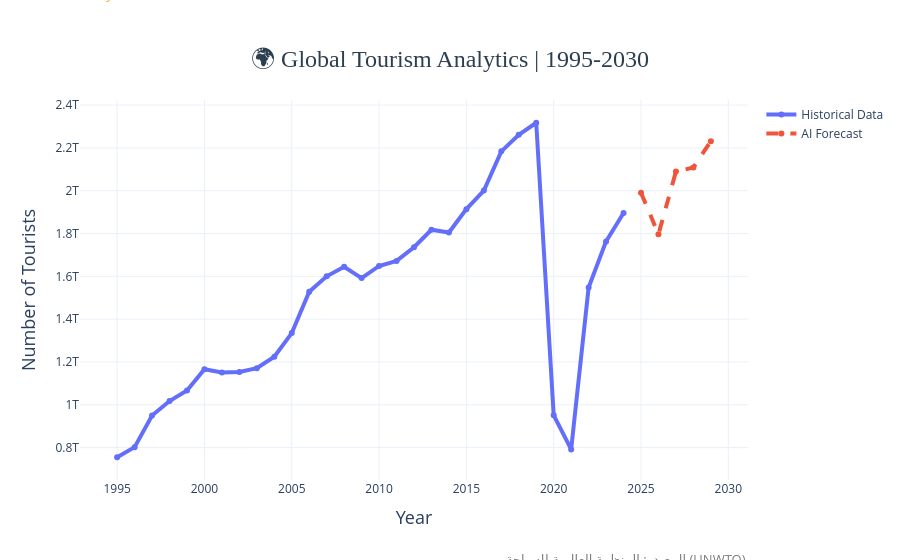

The code cell stored with this chart in its notebook:
### Code cell
fig = go.Figure()

fig.add_trace(go.Scatter(
    x=trend["year"],
    y=trend["value"],
    mode='lines+markers',
    name='Historical Data',
    line=dict(width=4)
))

fig.add_trace(go.Scatter(
    x=forecast["year"],
    y=forecast["prediction"],
    mode='lines+markers',
    name='AI Forecast',
    line=dict(width=4, dash='dash')
))

fig.update_layout(
    title="Global Tourism Forecast Using AI",
    title_x=0.5,
    xaxis_title="Year",
    yaxis_title="Number of Tourists",
    template="plotly_white"
)
fig.update_layout(
    title={'text':"Tourism Analysis Dashboard",'x':0.5},
    title_font=dict(size=26),
    xaxis_title_font=dict(size=18),
    yaxis_title_font=dict(size=18),
    template="plotly_white"
)
fig.add_annotation(
    text="Powered by HAYYA MOROCCO AI",
    xref="paper",
    yref="paper",
    x=-0.06, 
    y=1.25,         
    showarrow=False,
    font=dict(size=13, color="orange"),
    xanchor="left",
    yanchor="bottom"
)

 
fig.add_annotation(
    text="المصدر: المنظمة العالمية للسياحة (UNWTO)",
    xref="paper",
    yref="paper",
    x=1,            
    y=-0.18,       
    showarrow=False,
    font=dict(size=13, color="gray"),
    xanchor="right",
    yanchor="top"
)
fig.update_layout(
    title={
        'text': "🌍 Global Tourism Analytics | 1995-2030",
        'x': 0.5,               
        'xanchor': 'center', 
        'yanchor': 'top',        
        'font': {
            'size': 24,         
            'color': '#2c3e50',  
            'family': 'Arial Black'  
        }
    }
)
fig.show()

### Figure 1 — Plotly figure (JSON) as saved in the notebook; plotly's stock layout.template omitted (floating-point values rounded to 4 significant figures)
{"data": [{"line": {"width": 4}, "mode": "lines+markers", "name": "Historical Data", "type": "scatter", "x": [1995, 1996, 1997, 1998, 1999, 2000, 2001, 2002, 2003, 2004, 2005, 2006, 2007, 2008, 2009, 2010, 2011, 2012, 2013, 2014, 2015, 2016, 2017, 2018, 2019, 2020, 2021, 2022, 2023, 2024], "y": [754826000000, 802120000000, 949605000000, 1017470900000, 1066552310000, 1165723586000, 1150703767000, 1153379918000, 1171163058000, 1224594707000, 1334766863000, 1527985847000, 1600188990000, 1644718162000, 1591760189000, 1648379179000, 1672000000000.0, 1736000000000.0, 1818000000000.0, 1805000000000.0, 1913862800000, 2000726188000, 2183849731000, 2261184739000, 2317537618000, 951400000000.0, 791400000000.0, 1548000000000.0, 1763000000000.0, 1896000000000.0]}, {"line": {"dash": "dash", "width": 4}, "mode": "lines+markers", "name": "AI Forecast", "type": "scatter", "x": [2025, 2026, 2027, 2028, 2029], "y": [1991000000000.0, 1797000000000.0, 2089219529376, 2108000000000.0, 2232000000000.0]}], "layout": {"annotations": [{"font": {"color": "orange", "size": 13}, "showarrow": false, "text": "Powered by HAYYA MOROCCO AI", "x": -0.06, "xanchor": "left", "xref": "paper", "y": 1.25, "yanchor": "bottom", "yref": "paper"}, {"font": {"color": "gray", "size": 13}, "showarrow": false, "text": "المصدر: المنظمة العالمية للسياحة (UNWTO)", "x": 1, "xanchor": "right", "xref": "paper", "y": -0.18, "yanchor": "top", "yref": "paper"}], "autosize": true, "title": {"font": {"color": "#2c3e50", "family": "Arial Black", "size": 24}, "text": "🌍 Global Tourism Analytics | 1995-2030", "x": 0.5, "xanchor": "center", "yanchor": "top"}, "xaxis": {"autorange": true, "range": [1993.0, 2031.0], "title": {"font": {"size": 18}, "text": "Year"}, "type": "linear"}, "yaxis": {"autorange": true, "range": [625900000000.0, 2446000000000.0], "title": {"font": {"size": 18}, "text": "Number of Tourists"}, "type": "linear"}}}
